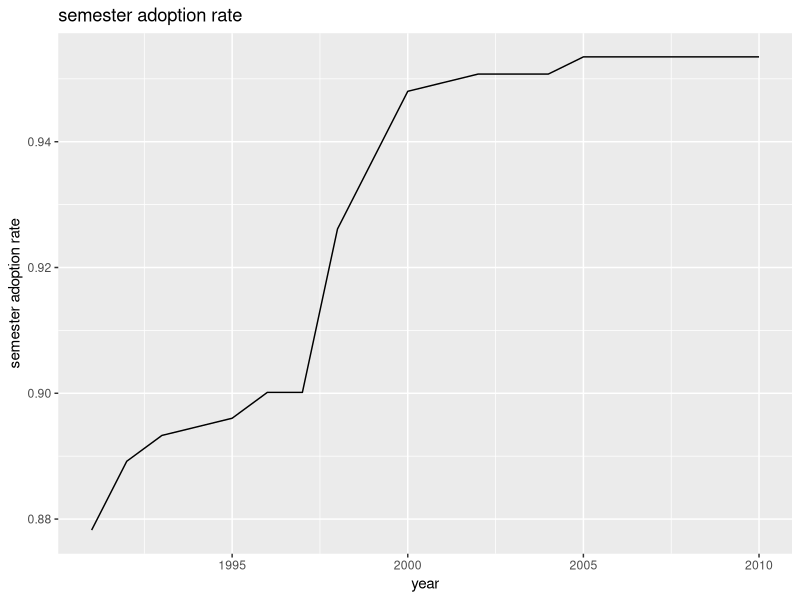

Generate this figure with R:
install.packages(dplyr)
library(dplyr)
install.packages(readr)
library(readr)
install.packages(ggplot2)
library(ggplot2)

sem_trend <- read.csv(
    "./problemset2_based/01_data/raw/master.csv",
    fileEncoding = "UTF-8",
    stringsAsFactors=FALSE,
) |> group_by(
    year
) |> summarize(
    mean = mean(semester, na.rm = TRUE)
)

plot <- ggplot(
    sem_trend,
    aes(x = year, y = mean)
) + 
    geom_line() +
    labs(title = "semester adoption rate", x = "year" , y = "semester adoption rate")

ggsave(
    filename = "sem_trend.png",
    plot = plot,
    path = "./problemset2_based/02_analysis/output",
    device = "png",
    width = 15,
    height = 10,
    dpi = 330
)
